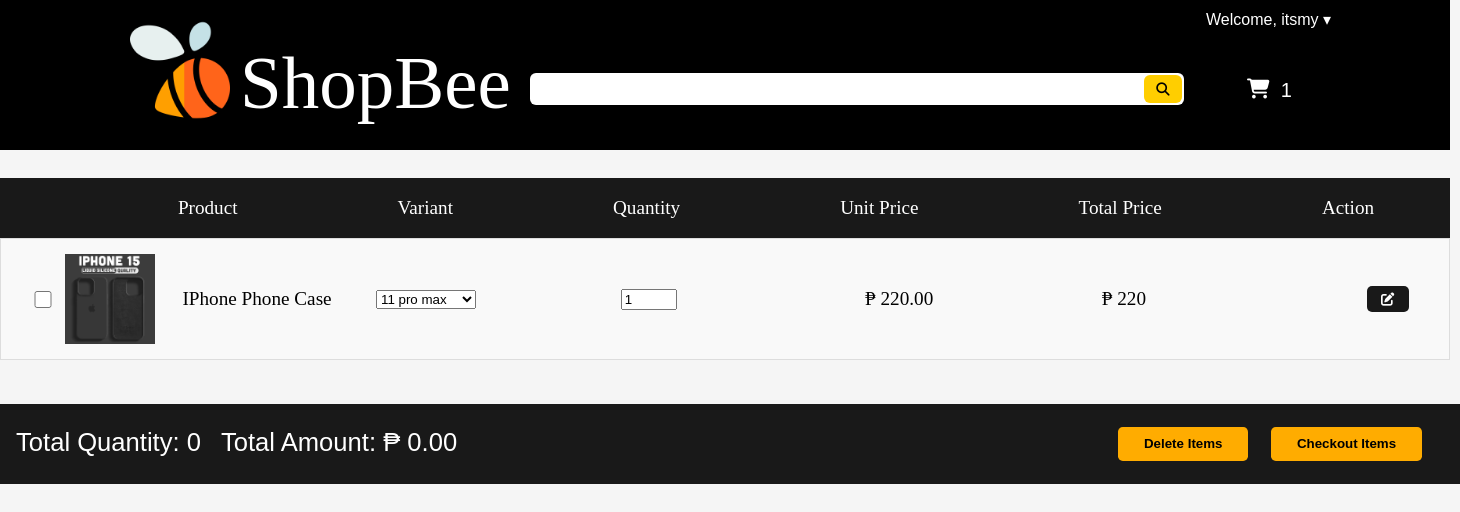
The page /cart.php (signed in) on the database its author committed.
### tables this page shows
CREATE TABLE `design_settings` (
  `id` int(11) NOT NULL,
  `background_color` varchar(255) DEFAULT NULL,
  `font_color` varchar(255) DEFAULT NULL,
  `shop_name` varchar(255) DEFAULT NULL,
  `logo_path` varchar(255) DEFAULT NULL,
  `image_one_path` varchar(255) DEFAULT NULL,
  `image_two_path` varchar(255) DEFAULT NULL,
  `image_three_path` varchar(255) DEFAULT NULL,
  `banner_one_path` varchar(255) DEFAULT NULL,
  `banner_two_path` varchar(255) DEFAULT NULL,
  `endorse_one_path` varchar(255) DEFAULT NULL,
  `endorse_two_path` varchar(255) DEFAULT NULL,
  `endorse_three_path` varchar(255) DEFAULT NULL
);

CREATE TABLE `cart` (
  `id` int(11) NOT NULL,
  `user_id` int(11) DEFAULT NULL,
  `product_id` int(11) DEFAULT NULL,
  `product_name` varchar(255) DEFAULT NULL,
  `product_image` varchar(255) DEFAULT NULL,
  `variant` varchar(255) DEFAULT NULL,
  `quantity` int(11) DEFAULT NULL,
  `price` varchar(255) DEFAULT NULL,
  `created_at` timestamp NOT NULL DEFAULT current_timestamp(),
  `updated_at` timestamp NOT NULL DEFAULT current_timestamp() ON UPDATE current_timestamp(),
  `total_price` varchar(255) DEFAULT NULL
);

CREATE TABLE `product_variant` (
  `id` int(11) NOT NULL,
  `product_id` int(11) NOT NULL,
  `variant` varchar(255) NOT NULL,
  `qty` int(11) NOT NULL,
  `price` decimal(10,2) NOT NULL
);

CREATE TABLE `product` (
  `id` int(11) NOT NULL,
  `name` varchar(255) NOT NULL,
  `image` varchar(255) NOT NULL,
  `category` varchar(255) NOT NULL,
  `qty` int(11) NOT NULL,
  `variant` text DEFAULT NULL,
  `price` varchar(255) DEFAULT NULL,
  `category_id` int(11) DEFAULT NULL
);

### cart.php (the view, shortened to what this page needs)
<?php
$dbConnection = mysqli_connect("localhost:3306", "root", "", "finalProject");
if (isset($_SESSION['user_name'])) {
    $userName = $_SESSION['user_name'];
} else {
    header("Location: http://localhost/finalProject/no-account-landing-page.php");
    exit;
}
$userQuery = "SELECT id FROM users WHERE name = ?";
$userStatement = mysqli_prepare($dbConnection, $userQuery);
mysqli_stmt_bind_param($userStatement, "s", $userName);
mysqli_stmt_execute($userStatement);
$userResult = mysqli_stmt_get_result($userStatement);
$userRow = mysqli_fetch_assoc($userResult);
$user_id = isset($userRow['id']) ? $userRow['id'] : 0;
$cartCountQuery = "SELECT COUNT(*) AS count FROM cart WHERE user_id = ?";
$cartCountStatement = mysqli_prepare($dbConnection, $cartCountQuery);
mysqli_stmt_bind_param($cartCountStatement, "i", $user_id);
mysqli_stmt_execute($cartCountStatement);
$cartCountResult = mysqli_stmt_get_result($cartCountStatement);
$cartCountRow = mysqli_fetch_assoc($cartCountResult);
$cartCount = isset($cartCountRow['count']) ? $cartCountRow['count'] : 0;
$sqlGetSettings = "SELECT * FROM design_settings WHERE id = 1";
$resultSettings = $dbConnection->query($sqlGetSettings);
if ($resultSettings->num_rows > 0) {
    while ($row = $resultSettings->fetch_assoc()) {
        $shopName = $row["shop_name"];
        $logoPath = $row["logo_path"];
    }
} else {
    echo "0 results";
}
?>
<!DOCTYPE html>
<html lang="en">
<head>
    <link rel="stylesheet" href="https://cdnjs.cloudflare.com/ajax/libs/font-awesome/6.4.2/css/all.min.css" />
</head>
<body>
    <a href="customer-dashboard.php?user=<?php echo $userName; ?>">
        <div class="container-header">
            <img class="logo" src="img/<?php echo basename($logoPath); ?>" alt="Logo">
            <label class="shop"><?php echo $shopName; ?></label>
        </div>
    </a>
    <div class="content-search">
        <input type="text" class="search-bar" />
        <button class="search-button">
            <i class="fa-solid fa-magnifying-glass"></i>
        </button>
    </div>
    <a href="cart.php?user=<?php echo $userName; ?>">
        <button class="cart-button">
            <i class="fas fa-shopping-cart"></i>
            <span class="cart-number"><?php echo $cartCount; ?></span>
        </button>
    </a>
    <nav class="nav-right">
        <div class="dropdown">
            <button class="dropbtn">Welcome, <?php echo $userName; ?> &#9662;</button>
        </div>
    </nav> <br>
    <?php
    echo '<div class="cart-container">';
    echo '<div class="row-fields">';
    echo '<p>Product</p>';
    echo '<p>Variant</p>';
    echo '<p>Quantity</p>';
    echo '<p>Unit Price</p>';
    echo '<p>Total Price</p>';
    echo '<p>Action</p>';
    echo '</div>';
    $cartItemsQuery = "SELECT c.id, c.product_name, c.variant, c.quantity, pv.price, p.image, pv.variant as product_variant, pv.product_id, pv.qty as variant_qty
                       FROM cart c
                       JOIN product_variant pv ON c.variant = pv.variant AND c.product_id = pv.product_id
                       JOIN product p ON c.product_id = p.id
                       WHERE c.user_id = ?";
    $cartItemsStatement = mysqli_prepare($dbConnection, $cartItemsQuery);
    mysqli_stmt_bind_param($cartItemsStatement, "i", $user_id);
    mysqli_stmt_execute($cartItemsStatement);
    $cartItemsResult = mysqli_stmt_get_result($cartItemsStatement);
    $totalQuantity = 0;
    $totalPrice = 0;
    while ($cartItem = mysqli_fetch_assoc($cartItemsResult)):
        $quantity = $cartItem['quantity'];
        $price = $cartItem['price'];
        $totalQuantity += $quantity;
        $totalPrice += ($quantity * $price);
        ?>
        <div class="items">
            <input type="checkbox" name="selected_items[]" value="<?php echo $cartItem['id']; ?>" class="box">
            <p class="prod-name"><?php echo $cartItem['product_name']; ?></p>
            <p class="tPrice">₱ <?php echo $price; ?></p>
            <p style="position:relative; left:15%">₱ <?php echo $quantity * $price; ?></p>
            <img src="img/<?php echo $cartItem['image']; ?>" alt="<?php echo $cartItem['product_name']; ?>" class="img-prod" height="90" width="90" />
            <form method="post" class="forms" action="update-cart.php" id="update_form_<?php echo $cartItem['id']; ?>">
                <select name="new_variant" id="new_variant_<?php echo $cartItem['id']; ?>" class="select_variant">
                    <?php
                    $allVariantsQuery = "SELECT DISTINCT variant FROM product_variant WHERE product_id = ?";
                    $allVariantsStatement = mysqli_prepare($dbConnection, $allVariantsQuery);
                    mysqli_stmt_bind_param($allVariantsStatement, "i", $cartItem['product_id']);
                    mysqli_stmt_execute($allVariantsStatement);
                    $allVariantsResult = mysqli_stmt_get_result($allVariantsStatement);
                    while ($availableVariant = mysqli_fetch_assoc($allVariantsResult)):
                        ?>
                        <option value="<?php echo $availableVariant['variant']; ?>" <?php echo ($availableVariant['variant'] == $cartItem['product_variant']) ? 'selected' : ''; ?>><?php echo $availableVariant['variant']; ?></option>
                    <?php endwhile; ?>
                </select>
                <input type="number" class="quantity-txt" name="new_quantity" id="new_quantity_<?php echo $cartItem['id']; ?>" value="<?php echo $quantity; ?>" min="1" max="<?php echo $cartItem['variant_qty']; ?>">
                <button type="submit"><i class="fa-solid fa-pen-to-square" style="color: #ffffff;"></i></button>
            </form>
        </div>
    <?php endwhile;
    echo '</div>';
    ?>
    <div class="total-container">
    <span id="totalQuantity">Total Quantity: <?php echo $totalQuantity; ?></span>
    <span id="totalPrice">Total Amount: <?php echo $totalPrice; ?></span>
    <form id="cartForm" method="post" action="cart.php?user=<?php echo $userName; ?>">
        <button class="delete-button" type="submit" name="delete_items">Delete Items</button>
        <button type="submit" name="checkout_items">Checkout Items</button>
    </form>
    </div>
</body>
</html>

### rows shown on the page
design_settings: logo_path (picture), shop_name "ShopBee"
cart: product_name "IPhone Phone Case", product_variant.price "220.00", $quantity*$price "220", product.image (picture), new_variant "11 pro max", new_quantity "1"

### other values the page prints
$cartCount "1"
$userName "itsmy"
